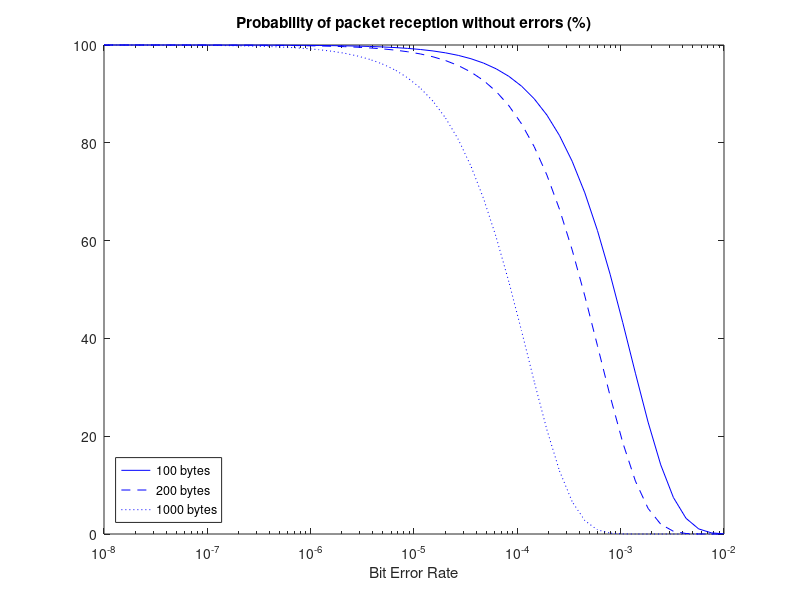

This figure's MATLAB source: (Note: this script raises an error after producing the figure.)
% Exercise: Consider a wireless link between multiple stations for data  
% communications with a bit error rate (ber) of p. Assume that errors in 
% the different bits of a data packet are statistically independent 
% (i.e., the number of errors of a data packet is a binomial random variable)

% 2.a. Determine the probability of a data packet of 100 Bytes to be received without errors
% when p = 10^−2 . Answer: 0.0322%
p = 10^(-2);
n = 100*8;
e = 0;
ya=(nchoosek(n,e)*(p^e)*((1-p)^(n-e)))*100

% 2.b. Determine the probability of a data packet of 1000 Bytes to be received with exactly one
% error when p = 10^−3 . Answer: 0.2676%
p = 10^(-3);
n = 1000*8;
e = 1;
yb=(nchoosek(n,e)*(p^e)*((1-p)^(n-e)))*100

% 2.c. Determine the probability of a data packet of 200 Bytes to be received with one or more
% errors when p = 10^−4 . Answer: 14.7863%
p = 10^(-4);
n = 200*8;
e = 0;
ac=nchoosek(n,e)*(p^e)*((1-p)^(n-e));
yc = (1 - ac)*100

% 2.d. Draw a plot with the same look as the answer below of the probability of a data packet
% (of size 100 Bytes, 200 Bytes or 1000 Bytes) being received without errors as a function
% of the ber (from p = 10^−8 up to p = 10^−2 ). 
% vetor x
p = logspace(-8,-2);
% vetores y
n=800;
y1 = (nchoosek(n,0)*(p.^0).*((1-p).^(n-0)))*100
n=1600;
y2 = (nchoosek(n,0)*(p.^0).*((1-p).^(n-0)))*100
n=8000;
y3 = (nchoosek(n,0)*(p.^0).*((1-p).^(n-0)))*100
% construção gráfico
figure(1)
% vetores semilogx para colocar o vetor x em logaritmico
% loglog para colocar os dois
semilogx(p,y1,'b',p,y2,'b--',p,y3,'b:')
%legenda
legend('100 bytes', '200 bytes', '1000 bytes','location', 'SouthWest')
%titulo
title("Probability of packet reception without errors (%)")
% label x
xlabel("Bit Error Rate")
% label y
ylabel("")

% 2.e. Draw a plot with the same look as the answer below of the probability of a data packet
% being received without errors (for p = 10^−4 , 10^−3 and 10^−2 ) as a function of the packet
% size (from 64 Bytes up to 1518 Bytes).
% vetor x
n = linspace(64*8,1518*8);
% vetores y
p=10^-4;
y1 = (nchoosek(n,0)*(p.^0).*((1-p).^(n-0)))
p=10^-3;
y2 = (nchoosek(n,0)*(p.^0).*((1-p).^(n-0)))
p=10^-2;
y3 = (nchoosek(n,0)*(p.^0).*((1-p).^(n-0)))
% construção gráfico
figure(2)
% vetores semilogx para colocar o vetor x em logaritmico
% loglog para colocar os dois
semilogy(n,y1,'b',n,y2,'b--',n,y3,'b:')
%legenda
legend('100 bytes', '200 bytes', '1000 bytes','location', 'SouthWest')
%titulo
title("Probability of package reception without errors")
% label x
xlabel("Packet Size (Bytes)")
% label y
ylabel("")